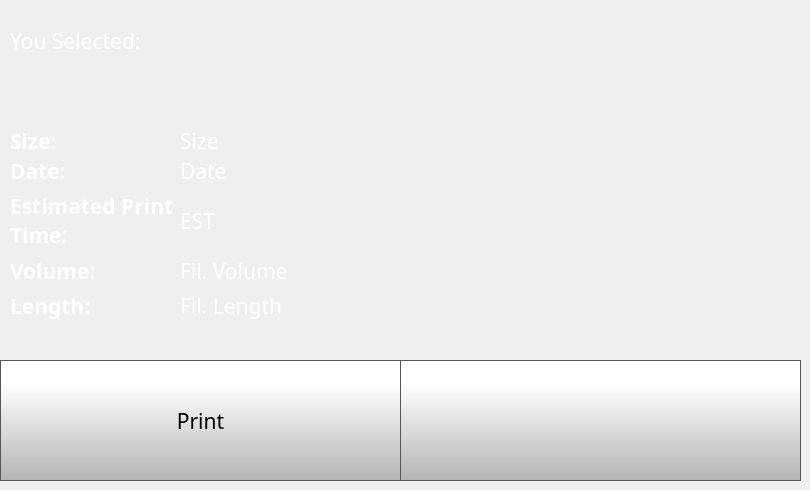
   <widget class="QWidget" name="printSelectedLocalPage">
    <widget class="QLabel" name="fileDateSelected">
     <property name="geometry">
      <rect>
       <x>180</x>
       <y>160</y>
       <width>201</width>
       <height>21</height>
      </rect>
     </property>
     <property name="font">
      <font>
       <family>Gotham</family>
       <pointsize>16</pointsize>
       <weight>50</weight>
       <bold>false</bold>
      </font>
     </property>
     <property name="styleSheet">
      <string notr="true">color: rgb(255, 255, 255);
background-color: rgba(255, 255, 255, 0);</string>
     </property>
     <property name="text">
      <string>Date</string>
     </property>
     <property name="scaledContents">
      <bool>true</bool>
     </property>
    </widget>
    <widget class="QLabel" name="filamentVolumeSelected">
     <property name="geometry">
      <rect>
       <x>180</x>
       <y>260</y>
       <width>161</width>
       <height>21</height>
      </rect>
     </property>
     <property name="font">
      <font>
       <family>Gotham</family>
       <pointsize>16</pointsize>
       <weight>50</weight>
       <bold>false</bold>
      </font>
     </property>
     <property name="styleSheet">
      <string notr="true">color: rgb(255, 255, 255);
background-color: rgba(255, 255, 255, 0);</string>
     </property>
     <property name="text">
      <string>Fil. Volume</string>
     </property>
     <property name="scaledContents">
      <bool>true</bool>
     </property>
    </widget>
    <widget class="QLabel" name="fileSizeSelected">
     <property name="geometry">
      <rect>
       <x>180</x>
       <y>130</y>
       <width>161</width>
       <height>21</height>
      </rect>
     </property>
     <property name="font">
      <font>
       <family>Gotham</family>
       <pointsize>16</pointsize>
       <weight>50</weight>
       <bold>false</bold>
      </font>
     </property>
     <property name="styleSheet">
      <string notr="true">color: rgb(255, 255, 255);
background-color: rgba(255, 255, 255, 0);</string>
     </property>
     <property name="text">
      <string>Size</string>
     </property>
     <property name="scaledContents">
      <bool>true</bool>
     </property>
    </widget>
    <widget class="QToolButton" name="fileSelectedPrintButton">
     <property name="geometry">
      <rect>
       <x>0</x>
       <y>360</y>
       <width>401</width>
       <height>121</height>
      </rect>
     </property>
     <property name="minimumSize">
      <size>
       <width>0</width>
       <height>0</height>
      </size>
     </property>
     <property name="font">
      <font>
       <family>Gotham</family>
       <pointsize>16</pointsize>
      </font>
     </property>
     <property name="styleSheet">
      <string notr="true">QToolButton {
    border: 1px solid rgb(87, 87, 87);
	background-color: qlineargradient(spread:pad, x1:0, y1:1, x2:0, y2:0.188, stop:0 rgba(180, 180, 180, 255), stop:1 rgba(255, 255, 255, 255));
}

QToolButton:pressed {
    background-color: qlineargradient(x1: 0, y1: 0, x2: 0, y2: 1,
                                      stop: 0 #dadbde, stop: 1 #f6f7fa);
}

QToolButton:flat {
    border: none; /* no border for a flat push button */
}

QToolButton:default {
    border-color: navy; /* make the default button prominent */
}</string>
     </property>
     <property name="text">
      <string>Print</string>
     </property>
     <property name="icon">
      <iconset resource="../resources/resource.qrc">
       <normaloff>:/Icons/img/icons/printer.png</normaloff>:/Icons/img/icons/printer.png</iconset>
     </property>
     <property name="iconSize">
      <size>
       <width>70</width>
       <height>70</height>
      </size>
     </property>
     <property name="checkable">
      <bool>false</bool>
     </property>
     <property name="toolButtonStyle">
      <enum>Qt::ToolButtonTextUnderIcon</enum>
     </property>
    </widget>
    <widget class="QLabel" name="fileSelected">
     <property name="geometry">
      <rect>
       <x>10</x>
       <y>20</y>
       <width>461</width>
       <height>41</height>
      </rect>
     </property>
     <property name="font">
      <font>
       <family>Gotham</family>
       <pointsize>16</pointsize>
       <weight>50</weight>
       <bold>false</bold>
       <underline>false</underline>
       <strikeout>false</strikeout>
      </font>
     </property>
     <property name="styleSheet">
      <string notr="true">color:  white;
background-color: rgba(255, 255, 255, 0);</string>
     </property>
     <property name="text">
      <string>You Selected: </string>
     </property>
     <property name="scaledContents">
      <bool>true</bool>
     </property>
     <property name="wordWrap">
      <bool>true</bool>
     </property>
    </widget>
    <widget class="QLabel" name="filamentLengthSelectedLabel">
     <property name="geometry">
      <rect>
       <x>10</x>
       <y>290</y>
       <width>121</width>
       <height>31</height>
      </rect>
     </property>
     <property name="font">
      <font>
       <family>Gotham</family>
       <pointsize>16</pointsize>
       <weight>75</weight>
       <bold>true</bold>
      </font>
     </property>
     <property name="styleSheet">
      <string notr="true">color: rgb(255, 255, 255);
background-color: rgba(255, 255, 255, 0);</string>
     </property>
     <property name="text">
      <string>Length:</string>
     </property>
    </widget>
    <widget class="QPushButton" name="fileSelectedBackButton">
     <property name="geometry">
      <rect>
       <x>400</x>
       <y>360</y>
       <width>401</width>
       <height>121</height>
      </rect>
     </property>
     <property name="minimumSize">
      <size>
       <width>0</width>
       <height>0</height>
      </size>
     </property>
     <property name="font">
      <font>
       <family>Gotham</family>
       <pointsize>16</pointsize>
      </font>
     </property>
     <property name="styleSheet">
      <string notr="true">QPushButton {
    border: 1px solid rgb(87, 87, 87);

	background-color: qlineargradient(spread:pad, x1:0, y1:1, x2:0, y2:0.188, stop:0 rgba(180, 180, 180, 255), stop:1 rgba(255, 255, 255, 255));
}

QPushButton:pressed {
    background-color: qlineargradient(x1: 0, y1: 0, x2: 0, y2: 1,
                                      stop: 0 #dadbde, stop: 1 #f6f7fa);
}

QPushButton:flat {
    border: none; /* no border for a flat push button */
}

QPushButton:default {
    border-color: navy; /* make the default button prominent */
}</string>
     </property>
     <property name="text">
      <string/>
     </property>
     <property name="icon">
      <iconset resource="../resources/resource.qrc">
       <normaloff>:/Navigation/img/Navigation/arrows-4.png</normaloff>:/Navigation/img/Navigation/arrows-4.png</iconset>
     </property>
     <property name="iconSize">
      <size>
       <width>70</width>
       <height>70</height>
      </size>
     </property>
     <property name="checkable">
      <bool>false</bool>
     </property>
     <property name="autoDefault">
      <bool>false</bool>
     </property>
     <property name="default">
      <bool>false</bool>
     </property>
     <property name="flat">
      <bool>false</bool>
     </property>
    </widget>
    <widget class="QLabel" name="fileSizeSelectedLabel">
     <property name="geometry">
      <rect>
       <x>10</x>
       <y>130</y>
       <width>71</width>
       <height>21</height>
      </rect>
     </property>
     <property name="font">
      <font>
       <family>Gotham</family>
       <pointsize>16</pointsize>
       <weight>75</weight>
       <bold>true</bold>
      </font>
     </property>
     <property name="styleSheet">
      <string notr="true">color: rgb(255, 255, 255);</string>
     </property>
     <property name="text">
      <string>Size:</string>
     </property>
    </widget>
    <widget class="QLabel" name="fileDateSelectedLabel">
     <property name="geometry">
      <rect>
       <x>10</x>
       <y>160</y>
       <width>81</width>
       <height>21</height>
      </rect>
     </property>
     <property name="font">
      <font>
       <family>Gotham</family>
       <pointsize>16</pointsize>
       <weight>75</weight>
       <bold>true</bold>
      </font>
     </property>
     <property name="styleSheet">
      <string notr="true">color: rgb(255, 255, 255);</string>
     </property>
     <property name="text">
      <string>Date:</string>
     </property>
    </widget>
    <widget class="QLabel" name="filePrintTimeSelected">
     <property name="geometry">
      <rect>
       <x>180</x>
       <y>210</y>
       <width>141</width>
       <height>21</height>
      </rect>
     </property>
     <property name="font">
      <font>
       <family>Gotham</family>
       <pointsize>16</pointsize>
       <weight>50</weight>
       <bold>false</bold>
      </font>
     </property>
     <property name="styleSheet">
      <string notr="true">color: rgb(255, 255, 255);
background-color: rgba(255, 255, 255, 0);</string>
     </property>
     <property name="text">
      <string>EST</string>
     </property>
     <property name="scaledContents">
      <bool>true</bool>
     </property>
    </widget>
    <widget class="QLabel" name="filamentVolumeSelectedLabel">
     <property name="geometry">
      <rect>
       <x>10</x>
       <y>260</y>
       <width>131</width>
       <height>21</height>
      </rect>
     </property>
     <property name="font">
      <font>
       <family>Gotham</family>
       <pointsize>16</pointsize>
       <weight>75</weight>
       <bold>true</bold>
      </font>
     </property>
     <property name="styleSheet">
      <string notr="true">color: rgb(255, 255, 255);
background-color: rgba(255, 255, 255, 0);</string>
     </property>
     <property name="text">
      <string>Volume:</string>
     </property>
    </widget>
    <widget class="QLabel" name="filePrintTimeSelectedLabel">
     <property name="geometry">
      <rect>
       <x>10</x>
       <y>190</y>
       <width>171</width>
       <height>61</height>
      </rect>
     </property>
     <property name="font">
      <font>
       <family>Gotham</family>
       <pointsize>16</pointsize>
       <weight>75</weight>
       <bold>true</bold>
      </font>
     </property>
     <property name="styleSheet">
      <string notr="true">color: rgb(255, 255, 255);
background-color: rgba(255, 255, 255, 0);</string>
     </property>
     <property name="text">
      <string>Estimated Print Time:</string>
     </property>
     <property name="wordWrap">
      <bool>true</bool>
     </property>
    </widget>
    <widget class="QLabel" name="filamentLengthFileSelected">
     <property name="geometry">
      <rect>
       <x>180</x>
       <y>290</y>
       <width>161</width>
       <height>31</height>
      </rect>
     </property>
     <property name="font">
      <font>
       <family>Gotham</family>
       <pointsize>16</pointsize>
       <weight>50</weight>
       <bold>false</bold>
      </font>
     </property>
     <property name="styleSheet">
      <string notr="true">color: rgb(255, 255, 255);
background-color: rgba(255, 255, 255, 0);</string>
     </property>
     <property name="text">
      <string>Fil. Length</string>
     </property>
     <property name="scaledContents">
      <bool>true</bool>
     </property>
    </widget>
   </widget>
